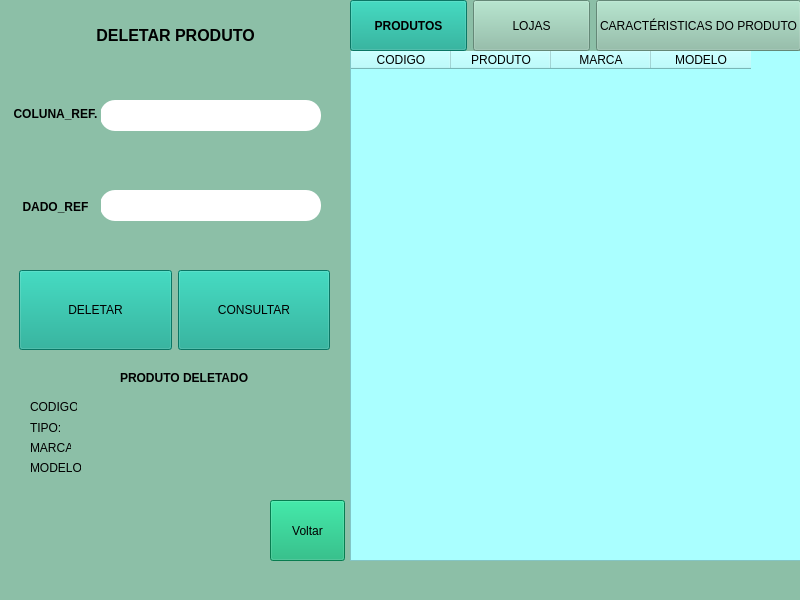
<?xml version="1.0" encoding="UTF-8"?>
<ui version="4.0">
 <class>MainWindow</class>
 <widget class="QMainWindow" name="MainWindow">
  <property name="geometry">
   <rect>
    <x>0</x>
    <y>0</y>
    <width>800</width>
    <height>600</height>
   </rect>
  </property>
  <property name="windowTitle">
   <string>MainWindow</string>
  </property>
  <property name="styleSheet">
   <string notr="true">background-color:rgb(140, 191, 167)</string>
  </property>
  <widget class="QWidget" name="centralwidget">
   <widget class="QTableWidget" name="tableWidget">
    <property name="geometry">
     <rect>
      <x>350</x>
      <y>50</y>
      <width>451</width>
      <height>511</height>
     </rect>
    </property>
    <property name="styleSheet">
     <string notr="true">background-color: rgb(170, 255, 255);</string>
    </property>
    <column>
     <property name="text">
      <string>CODIGO</string>
     </property>
    </column>
    <column>
     <property name="text">
      <string>PRODUTO</string>
     </property>
    </column>
    <column>
     <property name="text">
      <string>MARCA</string>
     </property>
    </column>
    <column>
     <property name="text">
      <string>MODELO</string>
     </property>
    </column>
   </widget>
   <widget class="QLabel" name="label">
    <property name="geometry">
     <rect>
      <x>70</x>
      <y>10</y>
      <width>211</width>
      <height>51</height>
     </rect>
    </property>
    <property name="text">
     <string>&lt;html&gt;&lt;head/&gt;&lt;body&gt;&lt;p&gt;&lt;span style=&quot; font-size:12pt; font-weight:600;&quot;&gt;DELETAR PRODUTO&lt;/span&gt;&lt;/p&gt;&lt;/body&gt;&lt;/html&gt;</string>
    </property>
    <property name="alignment">
     <set>Qt::AlignCenter</set>
    </property>
   </widget>
   <widget class="QLineEdit" name="lineEdit">
    <property name="geometry">
     <rect>
      <x>100</x>
      <y>100</y>
      <width>221</width>
      <height>31</height>
     </rect>
    </property>
    <property name="font">
     <font>
      <pointsize>12</pointsize>
     </font>
    </property>
    <property name="styleSheet">
     <string notr="true">background-color: rgb(255, 170, 0);
border-color: qlineargradient(spread:pad, x1:0, y1:0, x2:1, y2:0, stop:0 rgba(0, 0, 0, 255), stop:1 rgba(255, 255, 255, 255));
border-color: rgb(0, 0, 0);
border-radius:15px;
background-color: rgb(255, 255, 255);
border-color: qlineargradient(spread:pad, x1:0, y1:0, x2:1, y2:0, stop:0 rgba(0, 0, 0, 255), stop:1 rgba(255, 255, 255, 255));
border-width: 2px; 
border - style:outset;
border - color:black;</string>
    </property>
   </widget>
   <widget class="QLineEdit" name="lineEdit_2">
    <property name="geometry">
     <rect>
      <x>100</x>
      <y>190</y>
      <width>221</width>
      <height>31</height>
     </rect>
    </property>
    <property name="font">
     <font>
      <pointsize>12</pointsize>
     </font>
    </property>
    <property name="styleSheet">
     <string notr="true">background-color: rgb(255, 170, 0);
border-color: qlineargradient(spread:pad, x1:0, y1:0, x2:1, y2:0, stop:0 rgba(0, 0, 0, 255), stop:1 rgba(255, 255, 255, 255));
border-color: rgb(0, 0, 0);
border-radius:15px;
background-color: rgb(255, 255, 255);
border-color: qlineargradient(spread:pad, x1:0, y1:0, x2:1, y2:0, stop:0 rgba(0, 0, 0, 255), stop:1 rgba(255, 255, 255, 255));
border-width: 2px; 
border - style:outset;
border - color:black;</string>
    </property>
    <property name="text">
     <string/>
    </property>
   </widget>
   <widget class="QWidget" name="horizontalLayoutWidget">
    <property name="geometry">
     <rect>
      <x>350</x>
      <y>0</y>
      <width>451</width>
      <height>51</height>
     </rect>
    </property>
    <layout class="QHBoxLayout" name="horizontalLayout">
     <item>
      <widget class="QPushButton" name="pushButton_5">
       <property name="sizePolicy">
        <sizepolicy hsizetype="Preferred" vsizetype="Preferred">
         <horstretch>0</horstretch>
         <verstretch>0</verstretch>
        </sizepolicy>
       </property>
       <property name="font">
        <font>
         <weight>75</weight>
         <bold>true</bold>
        </font>
       </property>
       <property name="styleSheet">
        <string notr="true">
background-color: rgb(15, 166, 141);</string>
       </property>
       <property name="text">
        <string>PRODUTOS</string>
       </property>
      </widget>
     </item>
     <item>
      <widget class="QPushButton" name="pushButton_4">
       <property name="sizePolicy">
        <sizepolicy hsizetype="Preferred" vsizetype="Preferred">
         <horstretch>0</horstretch>
         <verstretch>0</verstretch>
        </sizepolicy>
       </property>
       <property name="text">
        <string>LOJAS</string>
       </property>
      </widget>
     </item>
     <item>
      <widget class="QPushButton" name="pushButton_3">
       <property name="sizePolicy">
        <sizepolicy hsizetype="Preferred" vsizetype="Preferred">
         <horstretch>0</horstretch>
         <verstretch>0</verstretch>
        </sizepolicy>
       </property>
       <property name="text">
        <string>CARACTÉRISTICAS DO PRODUTO</string>
       </property>
      </widget>
     </item>
    </layout>
   </widget>
   <widget class="QLabel" name="label_15">
    <property name="geometry">
     <rect>
      <x>90</x>
      <y>460</y>
      <width>121</width>
      <height>20</height>
     </rect>
    </property>
    <property name="text">
     <string/>
    </property>
   </widget>
   <widget class="QLabel" name="label_13">
    <property name="geometry">
     <rect>
      <x>80</x>
      <y>440</y>
      <width>101</width>
      <height>16</height>
     </rect>
    </property>
    <property name="text">
     <string/>
    </property>
   </widget>
   <widget class="QLabel" name="label_8">
    <property name="geometry">
     <rect>
      <x>30</x>
      <y>400</y>
      <width>47</width>
      <height>13</height>
     </rect>
    </property>
    <property name="text">
     <string>CODIGO:</string>
    </property>
   </widget>
   <widget class="QLabel" name="label_10">
    <property name="geometry">
     <rect>
      <x>30</x>
      <y>420</y>
      <width>101</width>
      <height>16</height>
     </rect>
    </property>
    <property name="text">
     <string>TIPO:</string>
    </property>
   </widget>
   <widget class="QLabel" name="label_9">
    <property name="geometry">
     <rect>
      <x>80</x>
      <y>400</y>
      <width>131</width>
      <height>16</height>
     </rect>
    </property>
    <property name="text">
     <string/>
    </property>
   </widget>
   <widget class="QLabel" name="label_7">
    <property name="geometry">
     <rect>
      <x>120</x>
      <y>370</y>
      <width>151</width>
      <height>16</height>
     </rect>
    </property>
    <property name="text">
     <string>&lt;html&gt;&lt;head/&gt;&lt;body&gt;&lt;p&gt;&lt;span style=&quot; font-weight:600;&quot;&gt;PRODUTO  DELETADO&lt;/span&gt;&lt;/p&gt;&lt;/body&gt;&lt;/html&gt;</string>
    </property>
   </widget>
   <widget class="QLabel" name="label_12">
    <property name="geometry">
     <rect>
      <x>30</x>
      <y>440</y>
      <width>41</width>
      <height>16</height>
     </rect>
    </property>
    <property name="text">
     <string>MARCA:</string>
    </property>
   </widget>
   <widget class="QLabel" name="label_11">
    <property name="geometry">
     <rect>
      <x>70</x>
      <y>420</y>
      <width>121</width>
      <height>20</height>
     </rect>
    </property>
    <property name="text">
     <string/>
    </property>
   </widget>
   <widget class="QLabel" name="label_14">
    <property name="geometry">
     <rect>
      <x>30</x>
      <y>460</y>
      <width>51</width>
      <height>16</height>
     </rect>
    </property>
    <property name="text">
     <string>MODELO:</string>
    </property>
   </widget>
   <widget class="QWidget" name="horizontalLayoutWidget_2">
    <property name="geometry">
     <rect>
      <x>19</x>
      <y>270</y>
      <width>311</width>
      <height>80</height>
     </rect>
    </property>
    <layout class="QHBoxLayout" name="horizontalLayout_2">
     <item>
      <widget class="QPushButton" name="pushButton">
       <property name="sizePolicy">
        <sizepolicy hsizetype="Preferred" vsizetype="Preferred">
         <horstretch>0</horstretch>
         <verstretch>0</verstretch>
        </sizepolicy>
       </property>
       <property name="styleSheet">
        <string notr="true">
background-color: rgb(15, 166, 141);</string>
       </property>
       <property name="text">
        <string>DELETAR</string>
       </property>
      </widget>
     </item>
     <item>
      <widget class="QPushButton" name="pushButton_2">
       <property name="sizePolicy">
        <sizepolicy hsizetype="Preferred" vsizetype="Preferred">
         <horstretch>0</horstretch>
         <verstretch>0</verstretch>
        </sizepolicy>
       </property>
       <property name="styleSheet">
        <string notr="true">
background-color: rgb(15, 166, 141);</string>
       </property>
       <property name="text">
        <string>CONSULTAR</string>
       </property>
      </widget>
     </item>
    </layout>
   </widget>
   <widget class="QWidget" name="verticalLayoutWidget">
    <property name="geometry">
     <rect>
      <x>10</x>
      <y>70</y>
      <width>91</width>
      <height>181</height>
     </rect>
    </property>
    <layout class="QVBoxLayout" name="verticalLayout_3">
     <item>
      <widget class="QLabel" name="label_4">
       <property name="text">
        <string>&lt;html&gt;&lt;head/&gt;&lt;body&gt;&lt;p&gt;&lt;span style=&quot; font-weight:600;&quot;&gt;COLUNA_REF.&lt;/span&gt;&lt;/p&gt;&lt;/body&gt;&lt;/html&gt;</string>
       </property>
       <property name="alignment">
        <set>Qt::AlignCenter</set>
       </property>
      </widget>
     </item>
     <item>
      <widget class="QLabel" name="label_5">
       <property name="text">
        <string>&lt;html&gt;&lt;head/&gt;&lt;body&gt;&lt;p&gt;&lt;span style=&quot; font-weight:600;&quot;&gt;DADO_REF&lt;/span&gt;&lt;/p&gt;&lt;/body&gt;&lt;/html&gt;</string>
       </property>
       <property name="alignment">
        <set>Qt::AlignCenter</set>
       </property>
      </widget>
     </item>
    </layout>
   </widget>
   <widget class="QPushButton" name="pushButton_6">
    <property name="geometry">
     <rect>
      <x>270</x>
      <y>500</y>
      <width>75</width>
      <height>61</height>
     </rect>
    </property>
    <property name="styleSheet">
     <string notr="true">background-color: rgb(10, 175, 112);
</string>
    </property>
    <property name="text">
     <string>Voltar</string>
    </property>
   </widget>
   <widget class="QLabel" name="label_2">
    <property name="geometry">
     <rect>
      <x>30</x>
      <y>482</y>
      <width>121</width>
      <height>31</height>
     </rect>
    </property>
    <property name="text">
     <string/>
    </property>
   </widget>
   <widget class="QLabel" name="label_3">
    <property name="geometry">
     <rect>
      <x>20</x>
      <y>480</y>
      <width>151</width>
      <height>31</height>
     </rect>
    </property>
    <property name="text">
     <string/>
    </property>
   </widget>
  </widget>
  <widget class="QMenuBar" name="menubar">
   <property name="geometry">
    <rect>
     <x>0</x>
     <y>0</y>
     <width>800</width>
     <height>21</height>
    </rect>
   </property>
  </widget>
  <widget class="QStatusBar" name="statusbar"/>
 </widget>
 <resources/>
 <connections/>
</ui>
